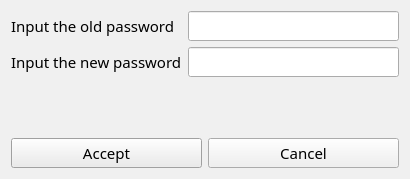
<?xml version="1.0" encoding="UTF-8"?>
<ui version="4.0">
 <class>Change_Password_Window</class>
 <widget class="QDialog" name="Change_Password_Window">
  <property name="geometry">
   <rect>
    <x>0</x>
    <y>0</y>
    <width>410</width>
    <height>179</height>
   </rect>
  </property>
  <property name="palette">
   <palette>
    <active>
     <colorrole role="WindowText">
      <brush brushstyle="SolidPattern">
       <color alpha="255">
        <red>0</red>
        <green>0</green>
        <blue>0</blue>
       </color>
      </brush>
     </colorrole>
     <colorrole role="Button">
      <brush brushstyle="SolidPattern">
       <color alpha="255">
        <red>247</red>
        <green>127</green>
        <blue>0</blue>
       </color>
      </brush>
     </colorrole>
     <colorrole role="Light">
      <brush brushstyle="SolidPattern">
       <color alpha="255">
        <red>255</red>
        <green>0</green>
        <blue>0</blue>
       </color>
      </brush>
     </colorrole>
     <colorrole role="Midlight">
      <brush brushstyle="SolidPattern">
       <color alpha="255">
        <red>255</red>
        <green>0</green>
        <blue>0</blue>
       </color>
      </brush>
     </colorrole>
     <colorrole role="Dark">
      <brush brushstyle="SolidPattern">
       <color alpha="255">
        <red>160</red>
        <green>160</green>
        <blue>160</blue>
       </color>
      </brush>
     </colorrole>
     <colorrole role="Mid">
      <brush brushstyle="SolidPattern">
       <color alpha="255">
        <red>160</red>
        <green>160</green>
        <blue>160</blue>
       </color>
      </brush>
     </colorrole>
     <colorrole role="Text">
      <brush brushstyle="SolidPattern">
       <color alpha="255">
        <red>0</red>
        <green>0</green>
        <blue>0</blue>
       </color>
      </brush>
     </colorrole>
     <colorrole role="BrightText">
      <brush brushstyle="SolidPattern">
       <color alpha="255">
        <red>255</red>
        <green>0</green>
        <blue>0</blue>
       </color>
      </brush>
     </colorrole>
     <colorrole role="ButtonText">
      <brush brushstyle="SolidPattern">
       <color alpha="255">
        <red>0</red>
        <green>0</green>
        <blue>0</blue>
       </color>
      </brush>
     </colorrole>
     <colorrole role="Base">
      <brush brushstyle="SolidPattern">
       <color alpha="255">
        <red>0</red>
        <green>120</green>
        <blue>215</blue>
       </color>
      </brush>
     </colorrole>
     <colorrole role="Window">
      <brush brushstyle="SolidPattern">
       <color alpha="255">
        <red>85</red>
        <green>170</green>
        <blue>255</blue>
       </color>
      </brush>
     </colorrole>
     <colorrole role="Shadow">
      <brush brushstyle="SolidPattern">
       <color alpha="255">
        <red>105</red>
        <green>105</green>
        <blue>105</blue>
       </color>
      </brush>
     </colorrole>
     <colorrole role="Highlight">
      <brush brushstyle="SolidPattern">
       <color alpha="255">
        <red>0</red>
        <green>120</green>
        <blue>215</blue>
       </color>
      </brush>
     </colorrole>
     <colorrole role="HighlightedText">
      <brush brushstyle="SolidPattern">
       <color alpha="255">
        <red>247</red>
        <green>127</green>
        <blue>0</blue>
       </color>
      </brush>
     </colorrole>
     <colorrole role="Link">
      <brush brushstyle="SolidPattern">
       <color alpha="255">
        <red>0</red>
        <green>0</green>
        <blue>255</blue>
       </color>
      </brush>
     </colorrole>
     <colorrole role="LinkVisited">
      <brush brushstyle="SolidPattern">
       <color alpha="255">
        <red>255</red>
        <green>0</green>
        <blue>255</blue>
       </color>
      </brush>
     </colorrole>
     <colorrole role="AlternateBase">
      <brush brushstyle="SolidPattern">
       <color alpha="255">
        <red>247</red>
        <green>127</green>
        <blue>0</blue>
       </color>
      </brush>
     </colorrole>
     <colorrole role="NoRole">
      <brush brushstyle="NoBrush">
       <color alpha="255">
        <red>0</red>
        <green>0</green>
        <blue>0</blue>
       </color>
      </brush>
     </colorrole>
     <colorrole role="ToolTipBase">
      <brush brushstyle="SolidPattern">
       <color alpha="255">
        <red>255</red>
        <green>0</green>
        <blue>0</blue>
       </color>
      </brush>
     </colorrole>
     <colorrole role="ToolTipText">
      <brush brushstyle="SolidPattern">
       <color alpha="255">
        <red>0</red>
        <green>0</green>
        <blue>0</blue>
       </color>
      </brush>
     </colorrole>
     <colorrole role="PlaceholderText">
      <brush brushstyle="SolidPattern">
       <color alpha="128">
        <red>0</red>
        <green>0</green>
        <blue>0</blue>
       </color>
      </brush>
     </colorrole>
    </active>
    <inactive>
     <colorrole role="WindowText">
      <brush brushstyle="SolidPattern">
       <color alpha="255">
        <red>0</red>
        <green>0</green>
        <blue>0</blue>
       </color>
      </brush>
     </colorrole>
     <colorrole role="Button">
      <brush brushstyle="SolidPattern">
       <color alpha="255">
        <red>240</red>
        <green>240</green>
        <blue>240</blue>
       </color>
      </brush>
     </colorrole>
     <colorrole role="Light">
      <brush brushstyle="SolidPattern">
       <color alpha="255">
        <red>255</red>
        <green>255</green>
        <blue>255</blue>
       </color>
      </brush>
     </colorrole>
     <colorrole role="Midlight">
      <brush brushstyle="SolidPattern">
       <color alpha="255">
        <red>227</red>
        <green>227</green>
        <blue>227</blue>
       </color>
      </brush>
     </colorrole>
     <colorrole role="Dark">
      <brush brushstyle="SolidPattern">
       <color alpha="255">
        <red>160</red>
        <green>160</green>
        <blue>160</blue>
       </color>
      </brush>
     </colorrole>
     <colorrole role="Mid">
      <brush brushstyle="SolidPattern">
       <color alpha="255">
        <red>160</red>
        <green>160</green>
        <blue>160</blue>
       </color>
      </brush>
     </colorrole>
     <colorrole role="Text">
      <brush brushstyle="SolidPattern">
       <color alpha="255">
        <red>0</red>
        <green>0</green>
        <blue>0</blue>
       </color>
      </brush>
     </colorrole>
     <colorrole role="BrightText">
      <brush brushstyle="SolidPattern">
       <color alpha="255">
        <red>255</red>
        <green>255</green>
        <blue>255</blue>
       </color>
      </brush>
     </colorrole>
     <colorrole role="ButtonText">
      <brush brushstyle="SolidPattern">
       <color alpha="255">
        <red>0</red>
        <green>0</green>
        <blue>0</blue>
       </color>
      </brush>
     </colorrole>
     <colorrole role="Base">
      <brush brushstyle="SolidPattern">
       <color alpha="255">
        <red>255</red>
        <green>255</green>
        <blue>255</blue>
       </color>
      </brush>
     </colorrole>
     <colorrole role="Window">
      <brush brushstyle="SolidPattern">
       <color alpha="255">
        <red>240</red>
        <green>240</green>
        <blue>240</blue>
       </color>
      </brush>
     </colorrole>
     <colorrole role="Shadow">
      <brush brushstyle="SolidPattern">
       <color alpha="255">
        <red>105</red>
        <green>105</green>
        <blue>105</blue>
       </color>
      </brush>
     </colorrole>
     <colorrole role="Highlight">
      <brush brushstyle="SolidPattern">
       <color alpha="255">
        <red>240</red>
        <green>240</green>
        <blue>240</blue>
       </color>
      </brush>
     </colorrole>
     <colorrole role="HighlightedText">
      <brush brushstyle="SolidPattern">
       <color alpha="255">
        <red>0</red>
        <green>0</green>
        <blue>0</blue>
       </color>
      </brush>
     </colorrole>
     <colorrole role="Link">
      <brush brushstyle="SolidPattern">
       <color alpha="255">
        <red>0</red>
        <green>0</green>
        <blue>255</blue>
       </color>
      </brush>
     </colorrole>
     <colorrole role="LinkVisited">
      <brush brushstyle="SolidPattern">
       <color alpha="255">
        <red>255</red>
        <green>0</green>
        <blue>255</blue>
       </color>
      </brush>
     </colorrole>
     <colorrole role="AlternateBase">
      <brush brushstyle="SolidPattern">
       <color alpha="255">
        <red>233</red>
        <green>231</green>
        <blue>227</blue>
       </color>
      </brush>
     </colorrole>
     <colorrole role="NoRole">
      <brush brushstyle="NoBrush">
       <color alpha="255">
        <red>0</red>
        <green>0</green>
        <blue>0</blue>
       </color>
      </brush>
     </colorrole>
     <colorrole role="ToolTipBase">
      <brush brushstyle="SolidPattern">
       <color alpha="255">
        <red>255</red>
        <green>255</green>
        <blue>220</blue>
       </color>
      </brush>
     </colorrole>
     <colorrole role="ToolTipText">
      <brush brushstyle="SolidPattern">
       <color alpha="255">
        <red>0</red>
        <green>0</green>
        <blue>0</blue>
       </color>
      </brush>
     </colorrole>
     <colorrole role="PlaceholderText">
      <brush brushstyle="SolidPattern">
       <color alpha="128">
        <red>0</red>
        <green>0</green>
        <blue>0</blue>
       </color>
      </brush>
     </colorrole>
    </inactive>
    <disabled>
     <colorrole role="WindowText">
      <brush brushstyle="SolidPattern">
       <color alpha="255">
        <red>120</red>
        <green>120</green>
        <blue>120</blue>
       </color>
      </brush>
     </colorrole>
     <colorrole role="Button">
      <brush brushstyle="SolidPattern">
       <color alpha="255">
        <red>247</red>
        <green>127</green>
        <blue>0</blue>
       </color>
      </brush>
     </colorrole>
     <colorrole role="Light">
      <brush brushstyle="SolidPattern">
       <color alpha="255">
        <red>255</red>
        <green>0</green>
        <blue>0</blue>
       </color>
      </brush>
     </colorrole>
     <colorrole role="Midlight">
      <brush brushstyle="SolidPattern">
       <color alpha="255">
        <red>255</red>
        <green>0</green>
        <blue>0</blue>
       </color>
      </brush>
     </colorrole>
     <colorrole role="Dark">
      <brush brushstyle="SolidPattern">
       <color alpha="255">
        <red>160</red>
        <green>160</green>
        <blue>160</blue>
       </color>
      </brush>
     </colorrole>
     <colorrole role="Mid">
      <brush brushstyle="SolidPattern">
       <color alpha="255">
        <red>160</red>
        <green>160</green>
        <blue>160</blue>
       </color>
      </brush>
     </colorrole>
     <colorrole role="Text">
      <brush brushstyle="SolidPattern">
       <color alpha="255">
        <red>120</red>
        <green>120</green>
        <blue>120</blue>
       </color>
      </brush>
     </colorrole>
     <colorrole role="BrightText">
      <brush brushstyle="SolidPattern">
       <color alpha="255">
        <red>255</red>
        <green>0</green>
        <blue>0</blue>
       </color>
      </brush>
     </colorrole>
     <colorrole role="ButtonText">
      <brush brushstyle="SolidPattern">
       <color alpha="255">
        <red>120</red>
        <green>120</green>
        <blue>120</blue>
       </color>
      </brush>
     </colorrole>
     <colorrole role="Base">
      <brush brushstyle="SolidPattern">
       <color alpha="255">
        <red>85</red>
        <green>170</green>
        <blue>255</blue>
       </color>
      </brush>
     </colorrole>
     <colorrole role="Window">
      <brush brushstyle="SolidPattern">
       <color alpha="255">
        <red>85</red>
        <green>170</green>
        <blue>255</blue>
       </color>
      </brush>
     </colorrole>
     <colorrole role="Shadow">
      <brush brushstyle="SolidPattern">
       <color alpha="255">
        <red>0</red>
        <green>0</green>
        <blue>0</blue>
       </color>
      </brush>
     </colorrole>
     <colorrole role="Highlight">
      <brush brushstyle="SolidPattern">
       <color alpha="255">
        <red>0</red>
        <green>120</green>
        <blue>215</blue>
       </color>
      </brush>
     </colorrole>
     <colorrole role="HighlightedText">
      <brush brushstyle="SolidPattern">
       <color alpha="255">
        <red>255</red>
        <green>255</green>
        <blue>255</blue>
       </color>
      </brush>
     </colorrole>
     <colorrole role="Link">
      <brush brushstyle="SolidPattern">
       <color alpha="255">
        <red>0</red>
        <green>0</green>
        <blue>255</blue>
       </color>
      </brush>
     </colorrole>
     <colorrole role="LinkVisited">
      <brush brushstyle="SolidPattern">
       <color alpha="255">
        <red>255</red>
        <green>0</green>
        <blue>255</blue>
       </color>
      </brush>
     </colorrole>
     <colorrole role="AlternateBase">
      <brush brushstyle="SolidPattern">
       <color alpha="255">
        <red>247</red>
        <green>247</green>
        <blue>247</blue>
       </color>
      </brush>
     </colorrole>
     <colorrole role="NoRole">
      <brush brushstyle="NoBrush">
       <color alpha="255">
        <red>0</red>
        <green>0</green>
        <blue>0</blue>
       </color>
      </brush>
     </colorrole>
     <colorrole role="ToolTipBase">
      <brush brushstyle="SolidPattern">
       <color alpha="255">
        <red>255</red>
        <green>255</green>
        <blue>220</blue>
       </color>
      </brush>
     </colorrole>
     <colorrole role="ToolTipText">
      <brush brushstyle="SolidPattern">
       <color alpha="255">
        <red>0</red>
        <green>0</green>
        <blue>0</blue>
       </color>
      </brush>
     </colorrole>
     <colorrole role="PlaceholderText">
      <brush brushstyle="SolidPattern">
       <color alpha="128">
        <red>0</red>
        <green>0</green>
        <blue>0</blue>
       </color>
      </brush>
     </colorrole>
    </disabled>
   </palette>
  </property>
  <property name="font">
   <font>
    <family>Reem Kufi</family>
    <pointsize>11</pointsize>
   </font>
  </property>
  <property name="windowTitle">
   <string>Change Password</string>
  </property>
  <layout class="QHBoxLayout" name="horizontalLayout_2">
   <item>
    <layout class="QVBoxLayout" name="verticalLayout">
     <item>
      <layout class="QFormLayout" name="formLayout">
       <item row="0" column="0">
        <widget class="QLabel" name="label">
         <property name="text">
          <string>Input the old password</string>
         </property>
        </widget>
       </item>
       <item row="0" column="1">
        <widget class="QLineEdit" name="oldPassLineEdit">
         <property name="clearButtonEnabled">
          <bool>true</bool>
         </property>
        </widget>
       </item>
       <item row="1" column="0">
        <widget class="QLabel" name="label_2">
         <property name="text">
          <string>Input the new password</string>
         </property>
        </widget>
       </item>
       <item row="1" column="1">
        <widget class="QLineEdit" name="newPassLineEdit">
         <property name="font">
          <font>
           <family>Reem Kufi</family>
           <pointsize>11</pointsize>
          </font>
         </property>
         <property name="clearButtonEnabled">
          <bool>true</bool>
         </property>
        </widget>
       </item>
      </layout>
     </item>
     <item>
      <layout class="QHBoxLayout" name="horizontalLayout">
       <item>
        <widget class="QPushButton" name="acceptButton">
         <property name="text">
          <string>Accept</string>
         </property>
        </widget>
       </item>
       <item>
        <widget class="QPushButton" name="cancelButton">
         <property name="text">
          <string>Cancel</string>
         </property>
        </widget>
       </item>
      </layout>
     </item>
    </layout>
   </item>
  </layout>
 </widget>
 <resources/>
 <connections/>
</ui>
